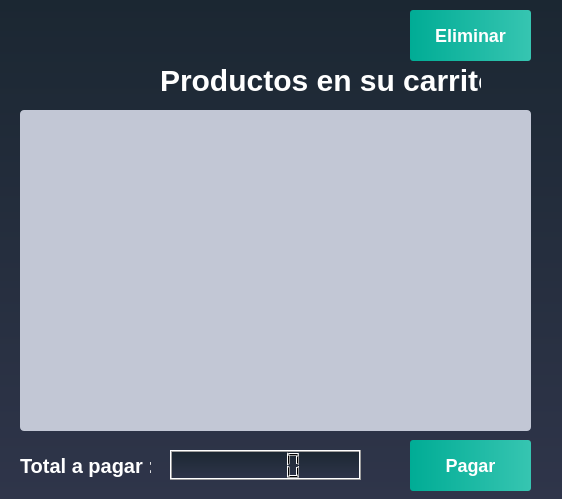
<?xml version="1.0" encoding="UTF-8"?>
<ui version="4.0">
 <class>CarritoWindow</class>
 <widget class="QDialog" name="CarritoWindow">
  <property name="geometry">
   <rect>
    <x>0</x>
    <y>0</y>
    <width>562</width>
    <height>499</height>
   </rect>
  </property>
  <property name="windowTitle">
   <string>Dialog</string>
  </property>
  <property name="styleSheet">
   <string notr="true">QWidget
{
	background-color: qlineargradient(spread:repeat, x1:1, y1:0, x2:1, y2:1, stop:0 rgba(27, 39, 50, 255),stop:1 rgba(47, 53, 74, 255));
	color: #000000;

}</string>
  </property>
  <widget class="QListWidget" name="listWidgetProductos">
   <property name="geometry">
    <rect>
     <x>20</x>
     <y>110</y>
     <width>511</width>
     <height>321</height>
    </rect>
   </property>
   <property name="styleSheet">
    <string notr="true">QListWidget
{
	background-color: #c2c7d5;
	color: #000;
	font-weight: bold;
	border: none;
	border-radius: 4px;
	padding: 3px;
	
	
	
	selection-background-color: rgb(253, 66, 66);

}</string>
   </property>
  </widget>
  <widget class="QLCDNumber" name="lcdNumber">
   <property name="geometry">
    <rect>
     <x>170</x>
     <y>450</y>
     <width>191</width>
     <height>30</height>
    </rect>
   </property>
   <property name="maximumSize">
    <size>
     <width>200</width>
     <height>40</height>
    </size>
   </property>
  </widget>
  <widget class="QLabel" name="label_5">
   <property name="geometry">
    <rect>
     <x>20</x>
     <y>450</y>
     <width>131</width>
     <height>31</height>
    </rect>
   </property>
   <property name="styleSheet">
    <string notr="true">QLabel
{
	background-color: transparent;
	color: #FFFFFF;
	font-size: 20px;
	font-weight: bold;


}</string>
   </property>
   <property name="text">
    <string>Total a pagar :</string>
   </property>
  </widget>
  <widget class="QLabel" name="label">
   <property name="geometry">
    <rect>
     <x>10</x>
     <y>10</y>
     <width>170</width>
     <height>70</height>
    </rect>
   </property>
   <property name="maximumSize">
    <size>
     <width>170</width>
     <height>70</height>
    </size>
   </property>
   <property name="styleSheet">
    <string notr="true">QLabel
{
	background-color: transparent;



}</string>
   </property>
   <property name="text">
    <string/>
   </property>
   <property name="pixmap">
    <pixmap resource="hermes_imagenes.qrc">:/Logo oficial Hermes(1).png</pixmap>
   </property>
  </widget>
  <widget class="QLabel" name="label_7">
   <property name="geometry">
    <rect>
     <x>160</x>
     <y>60</y>
     <width>321</width>
     <height>41</height>
    </rect>
   </property>
   <property name="styleSheet">
    <string notr="true">QLabel
{
	background-color: transparent;
	color: #FFFFFF;
	font-size: 30px;
	font-weight: bold;


}</string>
   </property>
   <property name="text">
    <string>Productos en su carrito</string>
   </property>
  </widget>
  <widget class="QPushButton" name="pushButton_2">
   <property name="geometry">
    <rect>
     <x>410</x>
     <y>440</y>
     <width>121</width>
     <height>51</height>
    </rect>
   </property>
   <property name="sizePolicy">
    <sizepolicy hsizetype="Minimum" vsizetype="Preferred">
     <horstretch>0</horstretch>
     <verstretch>0</verstretch>
    </sizepolicy>
   </property>
   <property name="maximumSize">
    <size>
     <width>1500</width>
     <height>100</height>
    </size>
   </property>
   <property name="font">
    <font>
     <pointsize>-1</pointsize>
     <weight>75</weight>
     <bold>true</bold>
    </font>
   </property>
   <property name="styleSheet">
    <string notr="true">QPushButton
{
	background-color: qlineargradient(spread:pad, x1:0, y1:0.511, x2:1, y2:0.511, stop:0 rgba(0, 172, 149, 255),stop:0.995192 rgba(54, 197, 177, 255));
	color: #fff;
	font-size: 18px;
	font-weight: bold;
	border: none;
	border-radius: 3px;
	padding: 5px;

}</string>
   </property>
   <property name="text">
    <string>Pagar</string>
   </property>
   <property name="icon">
    <iconset resource="hermes_imagenes.qrc">
     <normaloff>:/paga.png</normaloff>:/paga.png</iconset>
   </property>
   <property name="iconSize">
    <size>
     <width>40</width>
     <height>40</height>
    </size>
   </property>
  </widget>
  <widget class="QPushButton" name="pushButton_3">
   <property name="geometry">
    <rect>
     <x>410</x>
     <y>10</y>
     <width>121</width>
     <height>51</height>
    </rect>
   </property>
   <property name="sizePolicy">
    <sizepolicy hsizetype="Minimum" vsizetype="Preferred">
     <horstretch>0</horstretch>
     <verstretch>0</verstretch>
    </sizepolicy>
   </property>
   <property name="maximumSize">
    <size>
     <width>1500</width>
     <height>100</height>
    </size>
   </property>
   <property name="font">
    <font>
     <pointsize>-1</pointsize>
     <weight>75</weight>
     <bold>true</bold>
    </font>
   </property>
   <property name="styleSheet">
    <string notr="true">QPushButton
{
	background-color: qlineargradient(spread:pad, x1:0, y1:0.511, x2:1, y2:0.511, stop:0 rgba(0, 172, 149, 255),stop:0.995192 rgba(54, 197, 177, 255));
	color: #fff;
	font-size: 18px;
	font-weight: bold;
	border: none;
	border-radius: 3px;
	padding: 5px;

}</string>
   </property>
   <property name="text">
    <string>Eliminar</string>
   </property>
   <property name="icon">
    <iconset resource="hermes_imagenes.qrc">
     <normaloff>:/papeleritax.png</normaloff>:/papeleritax.png</iconset>
   </property>
   <property name="iconSize">
    <size>
     <width>30</width>
     <height>30</height>
    </size>
   </property>
  </widget>
 </widget>
 <resources>
  <include location="hermes_imagenes.qrc"/>
 </resources>
 <connections/>
</ui>
